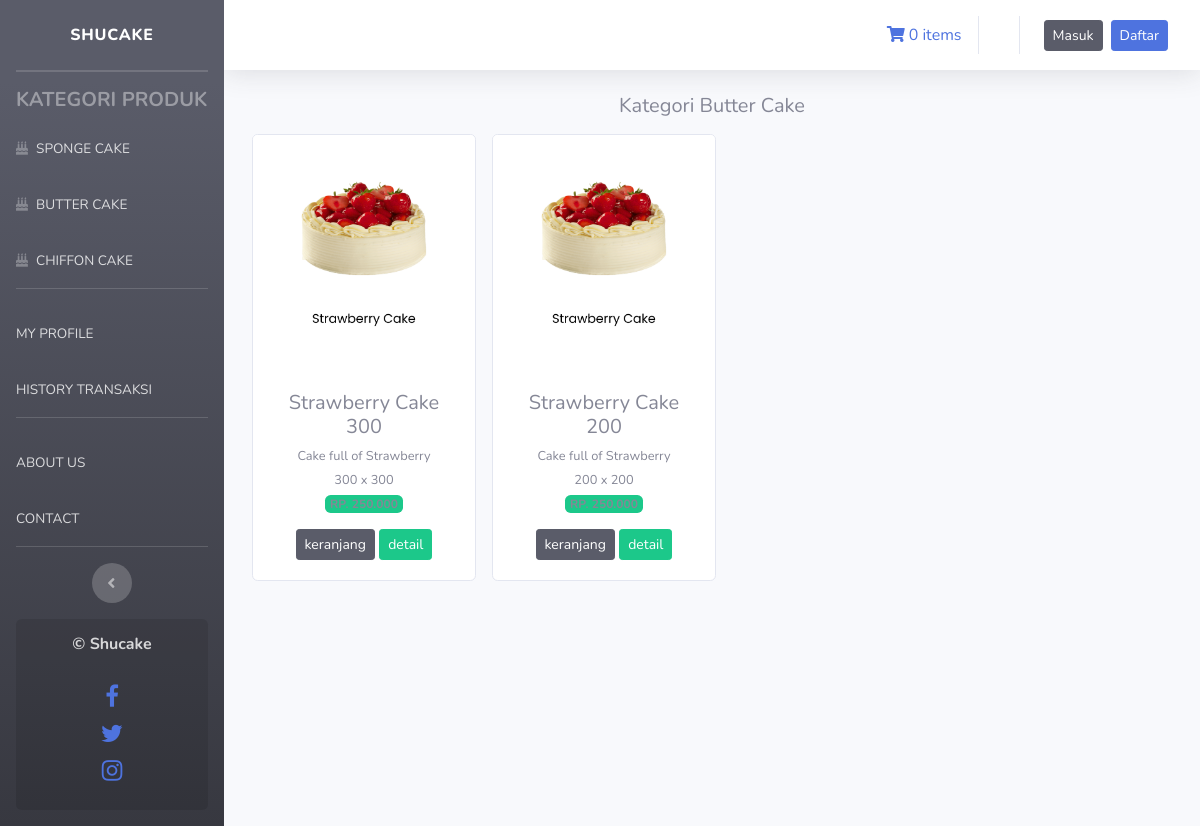
/index.php/kategori/butter_cake, run on the app's committed database.
### tables this page shows
CREATE TABLE `tb_produk` (
  `id_produk` int(11) NOT NULL,
  `nama_produk` varchar(100) NOT NULL,
  `keterangan` varchar(100) NOT NULL,
  `kategori` varchar(300) NOT NULL,
  `ukuran_kue` varchar(255) NOT NULL,
  `harga` int(11) NOT NULL,
  `stok` int(4) NOT NULL,
  `gambar` text NOT NULL
);

### application/controllers/kategori.php (called while the page is built, shortened)
<?php
class Kategori extends CI_Controller
{
    public function butter_cake()
    {
        $data['butter_cake'] = $this->model_kategori->data_buttercake()->result();
        $this->load->view('templates/header');
        $this->load->view('templates/sidebar');
        $this->load->view('buttercake', $data);
        $this->load->view('templates/footer');
    }
}

### index.php (called while the page is built, shortened)
<?php
require_once BASEPATH.'core/CodeIgniter.php';

### application/models/model_kategori.php (called while the page is built, shortened)
<?php
class Model_kategori extends CI_Model
{
	public function data_buttercake()
	{
		return $this->db->get_where("tb_produk", array('kategori' => 'butter cake'));
	}
}

### application/views/buttercake.php (the view)
<div class="container-fluid">
  <h5 class="text-lg-start">
    <center>Kategori Butter Cake</center>
  </h5>
  <div class="row text-center mt-3">
    <?php if (empty($butter_cake)) : ?>
      <h5>Tidak ada produk pada kategori ini.</h5>
    <?php else : ?>
      <?php foreach ($butter_cake as $produk) : ?>
        <div class="card ml-3 mb-3" style="width: 14rem;">
          <img src="<?php echo base_url() . '/uploads/' . $produk->gambar ?>" class="card-img-top" alt="...">
          <div class="card-body">
            <h5 class="card-title mb-1"><?php echo $produk->nama_produk ?></h5>
            <small><?php echo $produk->keterangan ?></small><br>
            <small><?php echo $produk->ukuran_kue ?></small><br>
            <span class="badge bg-success mb-3">RP. <?php echo  number_format($produk->harga, 0, ',', '.') ?></span></br>
            <?php echo anchor('dashboard/tambah_ke_keranjang/' . $produk->id_produk, '<div class="btn btn-sm btn-dark">keranjang</div>') ?>
            <?php echo anchor('dashboard/detail/' . $produk->id_produk, '<div class="btn btn-sm btn-success">detail</div>') ?>
          </div>
        </div>
      <?php endforeach; ?>
    <?php endif; ?>
  </div>
</div>

### data on the page
tb_produk: gambar (picture), nama_produk "Strawberry Cake 300", keterangan "Cake full of Strawberry", ukuran_kue "300 x 300", id_produk "keranjang", id_produk "detail"
tb_produk: gambar (picture), nama_produk "Strawberry Cake 200", keterangan "Cake full of Strawberry", ukuran_kue "200 x 200", id_produk "keranjang", id_produk "detail"

### other printed values
$this->cart->total_items() "0"
